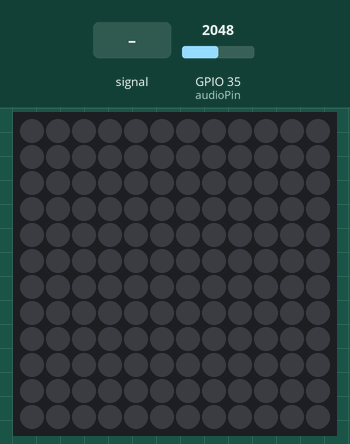
This sketch was run on a simulated ESP32. Shown: 12×12 RGB LED matrix (first LED top left, wired row by row). The test bench sets the inputs (shaded band); at power-on: GPIO 35 (audioPin) = 2048. Dim RGB values are drawn brighter than linear.

Above: at 1.2 s.
1.3 s: GPIO 35 (audioPin) fed a 200 Hz sine of ±327 counts around its level
At 2.2 s:
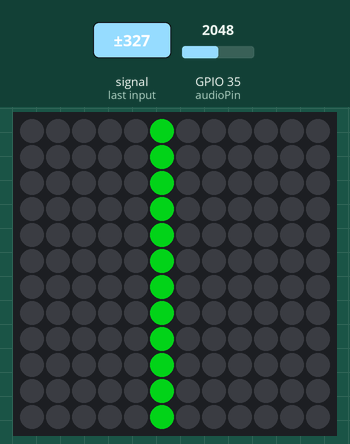
3.4 s: GPIO 35 (audioPin) set to 2866
At 3.61 s:
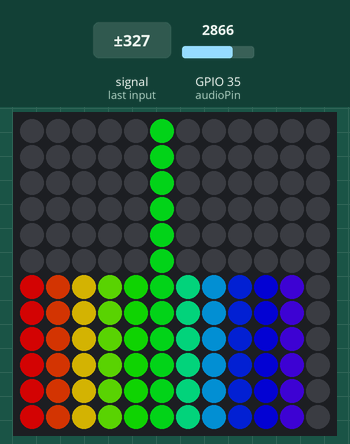
5.5 s: GPIO 35 (audioPin) fed a 1000 Hz sine of ±1023 counts around its level
At 6.8 s:
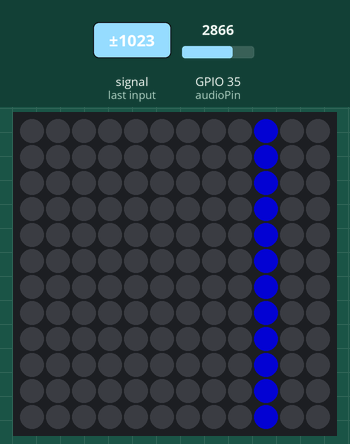
7.6 s: GPIO 35 (audioPin) fed a 2 Hz sine of ±1228 counts around its level
At 8.02 s:
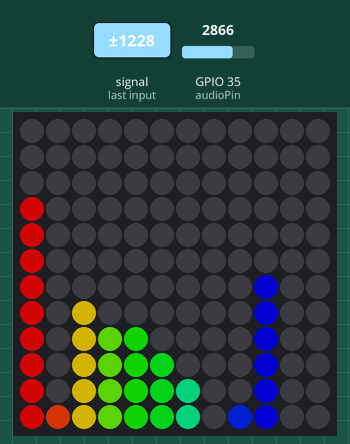
9.7 s: GPIO 35 (audioPin) set to 3603
At 9.97 s:
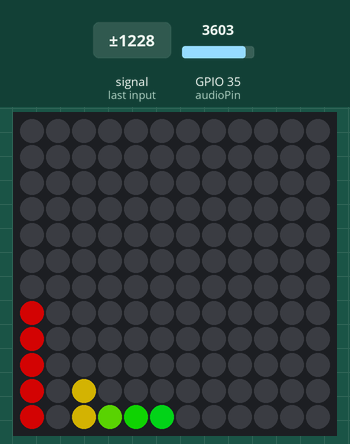
11.9 s: GPIO 35 (audioPin) set to 2047
At 12.26 s:
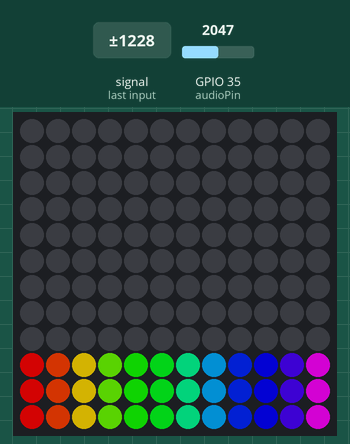
Timing chart, 0 to 14.9 s (numbered marks = the images above; inputs shaded):
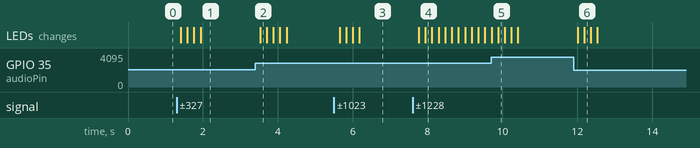

The sketch:

audio_visualizerESP32_neopixel.ino
```cpp
#include <arduinoFFT.h>

#include <Adafruit_GFX.h>
#include <Adafruit_NeoMatrix.h>
#include <Adafruit_NeoPixel.h>

#define samples                1024
#define samplingFrequency      40000  //experimentally determined
#define audioPin               35
#define ledPin                 5

//should be tweaked
#define noise                  500
#define amplitude              1000


//number of bands
#define bandNumber             12
#define height                 12

//fft stuff
unsigned int samplingPerioduS;
double vReal[samples];
double vImag[samples];
int bandValues[bandNumber];
byte peak[bandNumber];
int oldBarHeights[bandNumber];

unsigned long newTime; //use for testing
unsigned long newTime2; //use for testing frequency to match

arduinoFFT FFT = arduinoFFT(vReal, vImag, samples, samplingFrequency);
//end fft stuff

unsigned long decayTimeCounter;

//neomatrix stuff
Adafruit_NeoMatrix matrix = Adafruit_NeoMatrix(bandNumber, height, ledPin,
  NEO_MATRIX_BOTTOM     + NEO_MATRIX_LEFT +
  NEO_MATRIX_COLUMNS + NEO_MATRIX_ZIGZAG,
  NEO_GRB            + NEO_KHZ800);
//end neomatrix constructor

//color setup
uint16_t rainbow[] = {matrix.Color(255,56,56),
                      matrix.Color(255,145,55),
                      matrix.Color(255,238,53),
                      matrix.Color(181,255,52),
                      matrix.Color(88,255,51),
                      matrix.Color(49,255,104),
                      matrix.Color(48,255,200),
                      matrix.Color(46,217,255),
                      matrix.Color(45,122,255),
                      matrix.Color(62,44,255),
                      matrix.Color(159,42,255),
                      matrix.Color(255,41,255)};
uint16_t peakColor = matrix.Color(255,255,255); //me_irl

void setup () {
  Serial.begin (115200);

  //initialize bandvalues and peak and oldbarheights to zero so display isn't wildin out
  for(int i = 0; i < bandNumber; i++){
    bandValues[i] = 0;
    oldBarHeights[i] = 0;
    peak[i] = 0;
  }

  //start neomatrix
  matrix.begin();
  matrix.setBrightness(125);

  decayTimeCounter = millis(); //set initial value for decay time
  samplingPerioduS = round(1000000 * (1.0/samplingFrequency));

}  // end of setup


void loop (){
  for(int i = 0; i < bandNumber; i++){
    bandValues[i] = 0;
  }

  //sampling
  //newTime2 = micros();
  for (int i = 0; i < samples; i++){
    newTime = micros();
    vReal[i] = analogRead(audioPin);
    vImag[i] = 0;
    while (((unsigned long)(micros()-newTime)) < samplingPerioduS){ /* chill */} //not necessary to achieve this sampling rate? idfk
  }
 /*
  float conversionTime = ((float)(micros()-newTime2))/samples;


  Serial.print("conversion time: ");
  Serial.print(conversionTime);
  Serial.println(" uS");

  Serial.print("max sampling frequency: ");
  Serial.print((1.0/conversionTime)*1000000);
  Serial.println(" Hz");
   */

  //compute fft
  FFT.DCRemoval();
  FFT.Windowing(FFT_WIN_TYP_HAMMING,FFT_FORWARD);
  FFT.Compute(FFT_FORWARD);
  FFT.ComplexToMagnitude();

  //analyze
  for (int i = 1; i < (samples/2); i++){
    if (vReal[i] > noise){
      if (i> 1 && i <= 3 )  bandValues[0]  += ((int)vReal[i]);
      if (i>3   && i<=4  ) bandValues[1]  += ((int)vReal[i]);
      if (i>4   && i<=7  ) bandValues[2]  += ((int)vReal[i]);
      if (i>7   && i<=11  ) bandValues[3]  += (int)vReal[i];
      if (i>11   && i<=18  ) bandValues[4]  += (int)vReal[i];
      if (i>18   && i<=29 ) bandValues[5]  += (int)vReal[i];
      if (i>29  && i<=46 ) bandValues[6]  += (int)vReal[i];
      if (i>46  && i<=75 ) bandValues[7]  += (int)vReal[i];
      if (i>75  && i<=120 ) bandValues[8]  += (int)vReal[i];
      if (i>120  && i<=193 ) bandValues[9]  += (int)vReal[i];
      if (i>193  && i<=311 ) bandValues[10] += (int)vReal[i];
      if (i>311  && i<=501 ) bandValues[11] += (int)vReal[i];
    }
  }
  matrix.clear();
  //processing into bar heights and draw
  for(int band = 0; band < bandNumber; band++){
    int barHeight = bandValues[band]/amplitude; //scale

    if (barHeight > height){
      barHeight = height + 1;
    } // self explanatory

    barHeight = (oldBarHeights[band]+barHeight)/2; //average out

    if (barHeight >= peak[band]){
      peak[band] = min(height, barHeight);
    }

    //draw bands
    for(int y = height; y > height - barHeight - 1; y--){
      matrix.drawPixel(band, y, rainbow[band]);
    }

    //draw peaks

    //matrix.drawPixel(band, height-peak[band]-1, peakColor);


    //save barheight into oldbarheights for averaging later
    oldBarHeights[band] = barHeight;


  }
  matrix.show();
  //decay peaks

  if(millis()-decayTimeCounter >= 60){
    for(int band = 0; band < bandNumber; band++){
      if(peak[band] >= 0){
        peak[band] -= 1;
      }
    }
    decayTimeCounter = millis();
  }


}  // end of loop
```

Measured:
- after the input at 1.3 s, the LEDs: first change after 0.11 s (image 1 shows a later state)
- after the input at 3.4 s, the LEDs: change after 0.13 s (image 2)
- after the input at 5.5 s, the LEDs: first change after 0.15 s (image 3 shows a later state)
- after the input at 7.6 s, the LEDs: first change after 0.17 s (image 4 shows a later state)
- after the input at 9.7 s, the LEDs: first differ from a run without the input after 0.18 s (image 5)
- after the input at 11.9 s, the LEDs: first change after 0.11 s (image 6 shows a later state)
